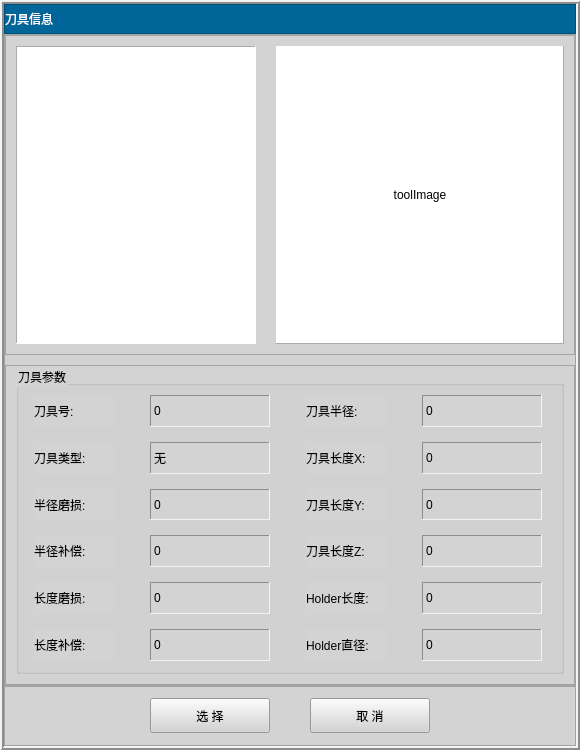
  <widget class="QFrame" name="toolInfoPopup">
   <property name="geometry">
    <rect>
     <x>500</x>
     <y>0</y>
     <width>580</width>
     <height>750</height>
    </rect>
   </property>
   <property name="sizePolicy">
    <sizepolicy hsizetype="Fixed" vsizetype="Fixed">
     <horstretch>0</horstretch>
     <verstretch>0</verstretch>
    </sizepolicy>
   </property>
   <property name="styleSheet">
    <string notr="true">background-color: rgb(211, 211, 211);</string>
   </property>
   <property name="frameShape">
    <enum>QFrame::Box</enum>
   </property>
   <property name="frameShadow">
    <enum>QFrame::Raised</enum>
   </property>
   <property name="lineWidth">
    <number>2</number>
   </property>
   <layout class="QVBoxLayout" name="verticalLayout">
    <property name="spacing">
     <number>0</number>
    </property>
    <property name="leftMargin">
     <number>0</number>
    </property>
    <property name="topMargin">
     <number>0</number>
    </property>
    <property name="rightMargin">
     <number>0</number>
    </property>
    <property name="bottomMargin">
     <number>0</number>
    </property>
    <item>
     <widget class="QFrame" name="tittle_2">
      <property name="minimumSize">
       <size>
        <width>0</width>
        <height>30</height>
       </size>
      </property>
      <property name="maximumSize">
       <size>
        <width>16777215</width>
        <height>30</height>
       </size>
      </property>
      <property name="styleSheet">
       <string notr="true">background-color: rgb(0, 102, 153);</string>
      </property>
      <property name="frameShape">
       <enum>QFrame::StyledPanel</enum>
      </property>
      <property name="frameShadow">
       <enum>QFrame::Raised</enum>
      </property>
      <layout class="QHBoxLayout" name="horizontalLayout_3">
       <property name="spacing">
        <number>0</number>
       </property>
       <property name="leftMargin">
        <number>0</number>
       </property>
       <property name="topMargin">
        <number>0</number>
       </property>
       <property name="rightMargin">
        <number>0</number>
       </property>
       <property name="bottomMargin">
        <number>0</number>
       </property>
       <item>
        <widget class="QLabel" name="label_2">
         <property name="styleSheet">
          <string notr="true">font: 75 10pt &quot;黑体&quot;;
color: rgb(255, 255, 255);</string>
         </property>
         <property name="text">
          <string>刀具信息</string>
         </property>
        </widget>
       </item>
      </layout>
     </widget>
    </item>
    <item>
     <widget class="QFrame" name="centralFrame_2">
      <property name="frameShape">
       <enum>QFrame::StyledPanel</enum>
      </property>
      <property name="frameShadow">
       <enum>QFrame::Raised</enum>
      </property>
      <layout class="QVBoxLayout" name="verticalLayout_5" stretch="1,1">
       <property name="spacing">
        <number>10</number>
       </property>
       <property name="leftMargin">
        <number>0</number>
       </property>
       <property name="topMargin">
        <number>0</number>
       </property>
       <property name="rightMargin">
        <number>0</number>
       </property>
       <property name="bottomMargin">
        <number>0</number>
       </property>
       <item>
        <widget class="QFrame" name="frame_5">
         <property name="maximumSize">
          <size>
           <width>16777215</width>
           <height>400</height>
          </size>
         </property>
         <property name="frameShape">
          <enum>QFrame::StyledPanel</enum>
         </property>
         <property name="frameShadow">
          <enum>QFrame::Raised</enum>
         </property>
         <layout class="QHBoxLayout" name="horizontalLayout_20" stretch="1,1">
          <property name="spacing">
           <number>20</number>
          </property>
          <property name="leftMargin">
           <number>10</number>
          </property>
          <property name="topMargin">
           <number>10</number>
          </property>
          <property name="rightMargin">
           <number>10</number>
          </property>
          <property name="bottomMargin">
           <number>10</number>
          </property>
          <item>
           <widget class="QListView" name="toolList">
            <property name="minimumSize">
             <size>
              <width>240</width>
              <height>0</height>
             </size>
            </property>
            <property name="maximumSize">
             <size>
              <width>240</width>
              <height>16777215</height>
             </size>
            </property>
            <property name="styleSheet">
             <string notr="true">background-color: rgb(255, 255, 255);
selection-background-color: rgb(85, 85, 255);
font: 10pt &quot;微软雅黑&quot;;</string>
            </property>
            <property name="frameShape">
             <enum>QFrame::Panel</enum>
            </property>
            <property name="autoScrollMargin">
             <number>20</number>
            </property>
            <property name="editTriggers">
             <set>QAbstractItemView::NoEditTriggers</set>
            </property>
            <property name="alternatingRowColors">
             <bool>true</bool>
            </property>
            <property name="iconSize">
             <size>
              <width>30</width>
              <height>30</height>
             </size>
            </property>
            <property name="spacing">
             <number>0</number>
            </property>
            <property name="viewMode">
             <enum>QListView::ListMode</enum>
            </property>
           </widget>
          </item>
          <item>
           <widget class="QLabel" name="toolImageLabel">
            <property name="styleSheet">
             <string notr="true">background-color: rgb(255, 255, 255);</string>
            </property>
            <property name="frameShape">
             <enum>QFrame::Panel</enum>
            </property>
            <property name="frameShadow">
             <enum>QFrame::Raised</enum>
            </property>
            <property name="text">
             <string>toolImage</string>
            </property>
            <property name="scaledContents">
             <bool>true</bool>
            </property>
            <property name="alignment">
             <set>Qt::AlignCenter</set>
            </property>
           </widget>
          </item>
         </layout>
        </widget>
       </item>
       <item>
        <widget class="QFrame" name="frame_6">
         <property name="frameShape">
          <enum>QFrame::StyledPanel</enum>
         </property>
         <property name="frameShadow">
          <enum>QFrame::Raised</enum>
         </property>
         <layout class="QVBoxLayout" name="verticalLayout_8">
          <property name="spacing">
           <number>0</number>
          </property>
          <property name="leftMargin">
           <number>10</number>
          </property>
          <property name="topMargin">
           <number>0</number>
          </property>
          <property name="rightMargin">
           <number>10</number>
          </property>
          <property name="bottomMargin">
           <number>10</number>
          </property>
          <item>
           <widget class="QGroupBox" name="groupBox_12">
            <property name="title">
             <string>刀具参数</string>
            </property>
            <property name="flat">
             <bool>false</bool>
            </property>
            <property name="checkable">
             <bool>false</bool>
            </property>
            <layout class="QGridLayout" name="gridLayout_12">
             <property name="rightMargin">
              <number>10</number>
             </property>
             <property name="bottomMargin">
              <number>10</number>
             </property>
             <property name="horizontalSpacing">
              <number>30</number>
             </property>
             <property name="verticalSpacing">
              <number>15</number>
             </property>
             <item row="0" column="0">
              <widget class="QLabel" name="label_6">
               <property name="maximumSize">
                <size>
                 <width>80</width>
                 <height>16777215</height>
                </size>
               </property>
               <property name="text">
                <string>刀具号:</string>
               </property>
              </widget>
             </item>
             <item row="0" column="1">
              <widget class="QLabel" name="toolNo">
               <property name="maximumSize">
                <size>
                 <width>120</width>
                 <height>16777215</height>
                </size>
               </property>
               <property name="frameShape">
                <enum>QFrame::Panel</enum>
               </property>
               <property name="frameShadow">
                <enum>QFrame::Sunken</enum>
               </property>
               <property name="text">
                <string>0</string>
               </property>
              </widget>
             </item>
             <item row="0" column="2">
              <widget class="QLabel" name="label_95">
               <property name="maximumSize">
                <size>
                 <width>80</width>
                 <height>16777215</height>
                </size>
               </property>
               <property name="text">
                <string>刀具半径:</string>
               </property>
              </widget>
             </item>
             <item row="0" column="3">
              <widget class="QLabel" name="tool_radius">
               <property name="maximumSize">
                <size>
                 <width>120</width>
                 <height>16777215</height>
                </size>
               </property>
               <property name="frameShape">
                <enum>QFrame::Panel</enum>
               </property>
               <property name="frameShadow">
                <enum>QFrame::Sunken</enum>
               </property>
               <property name="text">
                <string>0</string>
               </property>
              </widget>
             </item>
             <item row="1" column="0">
              <widget class="QLabel" name="label_22">
               <property name="text">
                <string>刀具类型:</string>
               </property>
              </widget>
             </item>
             <item row="1" column="1">
              <widget class="QLabel" name="toolType">
               <property name="frameShape">
                <enum>QFrame::Panel</enum>
               </property>
               <property name="frameShadow">
                <enum>QFrame::Sunken</enum>
               </property>
               <property name="text">
                <string>无</string>
               </property>
              </widget>
             </item>
             <item row="1" column="2">
              <widget class="QLabel" name="label_81">
               <property name="text">
                <string>刀具长度X:</string>
               </property>
              </widget>
             </item>
             <item row="1" column="3">
              <widget class="QLabel" name="toolLengthX">
               <property name="frameShape">
                <enum>QFrame::Panel</enum>
               </property>
               <property name="frameShadow">
                <enum>QFrame::Sunken</enum>
               </property>
               <property name="text">
                <string>0</string>
               </property>
              </widget>
             </item>
             <item row="2" column="0">
              <widget class="QLabel" name="label_94">
               <property name="text">
                <string>半径磨损:</string>
               </property>
              </widget>
             </item>
             <item row="2" column="1">
              <widget class="QLabel" name="toolRadiusWear">
               <property name="frameShape">
                <enum>QFrame::Panel</enum>
               </property>
               <property name="frameShadow">
                <enum>QFrame::Sunken</enum>
               </property>
               <property name="text">
                <string>0</string>
               </property>
              </widget>
             </item>
             <item row="2" column="2">
              <widget class="QLabel" name="label_82">
               <property name="text">
                <string>刀具长度Y:</string>
               </property>
              </widget>
             </item>
             <item row="2" column="3">
              <widget class="QLabel" name="toolLengthY">
               <property name="frameShape">
                <enum>QFrame::Panel</enum>
               </property>
               <property name="frameShadow">
                <enum>QFrame::Sunken</enum>
               </property>
               <property name="text">
                <string>0</string>
               </property>
              </widget>
             </item>
             <item row="3" column="0">
              <widget class="QLabel" name="label_99">
               <property name="text">
                <string>半径补偿:</string>
               </property>
              </widget>
             </item>
             <item row="3" column="1">
              <widget class="QLabel" name="toolRadiusOffset">
               <property name="frameShape">
                <enum>QFrame::Panel</enum>
               </property>
               <property name="frameShadow">
                <enum>QFrame::Sunken</enum>
               </property>
               <property name="text">
                <string>0</string>
               </property>
              </widget>
             </item>
             <item row="3" column="2">
              <widget class="QLabel" name="label_83">
               <property name="text">
                <string>刀具长度Z:</string>
               </property>
              </widget>
             </item>
             <item row="3" column="3">
              <widget class="QLabel" name="toolLengthZ">
               <property name="frameShape">
                <enum>QFrame::Panel</enum>
               </property>
               <property name="frameShadow">
                <enum>QFrame::Sunken</enum>
               </property>
               <property name="text">
                <string>0</string>
               </property>
              </widget>
             </item>
             <item row="4" column="0">
              <widget class="QLabel" name="label_100">
               <property name="text">
                <string>长度磨损:</string>
               </property>
              </widget>
             </item>
             <item row="4" column="1">
              <widget class="QLabel" name="toolLengthWear">
               <property name="frameShape">
                <enum>QFrame::Panel</enum>
               </property>
               <property name="frameShadow">
                <enum>QFrame::Sunken</enum>
               </property>
               <property name="text">
                <string>0</string>
               </property>
              </widget>
             </item>
             <item row="4" column="2">
              <widget class="QLabel" name="label_101">
               <property name="text">
                <string>Holder长度:</string>
               </property>
              </widget>
             </item>
             <item row="4" column="3">
              <widget class="QLabel" name="toolHolderLength">
               <property name="frameShape">
                <enum>QFrame::Panel</enum>
               </property>
               <property name="frameShadow">
                <enum>QFrame::Sunken</enum>
               </property>
               <property name="text">
                <string>0</string>
               </property>
              </widget>
             </item>
             <item row="5" column="0">
              <widget class="QLabel" name="label_91">
               <property name="text">
                <string>长度补偿:</string>
               </property>
              </widget>
             </item>
             <item row="5" column="1">
              <widget class="QLabel" name="toolLengthOffset">
               <property name="frameShape">
                <enum>QFrame::Panel</enum>
               </property>
               <property name="frameShadow">
                <enum>QFrame::Sunken</enum>
               </property>
               <property name="text">
                <string>0</string>
               </property>
              </widget>
             </item>
             <item row="5" column="2">
              <widget class="QLabel" name="label_102">
               <property name="text">
                <string>Holder直径:</string>
               </property>
              </widget>
             </item>
             <item row="5" column="3">
              <widget class="QLabel" name="toolHolderDiameter">
               <property name="frameShape">
                <enum>QFrame::Panel</enum>
               </property>
               <property name="frameShadow">
                <enum>QFrame::Sunken</enum>
               </property>
               <property name="text">
                <string>0</string>
               </property>
              </widget>
             </item>
            </layout>
           </widget>
          </item>
         </layout>
        </widget>
       </item>
      </layout>
     </widget>
    </item>
    <item>
     <widget class="QFrame" name="bottomFrame_2">
      <property name="minimumSize">
       <size>
        <width>0</width>
        <height>60</height>
       </size>
      </property>
      <property name="maximumSize">
       <size>
        <width>16777215</width>
        <height>60</height>
       </size>
      </property>
      <property name="frameShape">
       <enum>QFrame::StyledPanel</enum>
      </property>
      <property name="frameShadow">
       <enum>QFrame::Raised</enum>
      </property>
      <layout class="QHBoxLayout" name="horizontalLayout_4">
       <property name="spacing">
        <number>40</number>
       </property>
       <property name="leftMargin">
        <number>0</number>
       </property>
       <property name="topMargin">
        <number>0</number>
       </property>
       <property name="rightMargin">
        <number>0</number>
       </property>
       <property name="bottomMargin">
        <number>0</number>
       </property>
       <item>
        <spacer name="horizontalSpacer">
         <property name="orientation">
          <enum>Qt::Horizontal</enum>
         </property>
         <property name="sizeHint" stdset="0">
          <size>
           <width>12</width>
           <height>20</height>
          </size>
         </property>
        </spacer>
       </item>
       <item>
        <widget class="QPushButton" name="toolSelectConfirmBtn">
         <property name="minimumSize">
          <size>
           <width>120</width>
           <height>35</height>
          </size>
         </property>
         <property name="text">
          <string>选 择</string>
         </property>
        </widget>
       </item>
       <item>
        <widget class="QPushButton" name="toolSelectCancelBtn">
         <property name="minimumSize">
          <size>
           <width>120</width>
           <height>35</height>
          </size>
         </property>
         <property name="text">
          <string>取 消</string>
         </property>
        </widget>
       </item>
       <item>
        <spacer name="horizontalSpacer_2">
         <property name="orientation">
          <enum>Qt::Horizontal</enum>
         </property>
         <property name="sizeHint" stdset="0">
          <size>
           <width>12</width>
           <height>20</height>
          </size>
         </property>
        </spacer>
       </item>
      </layout>
     </widget>
    </item>
   </layout>
  </widget>
